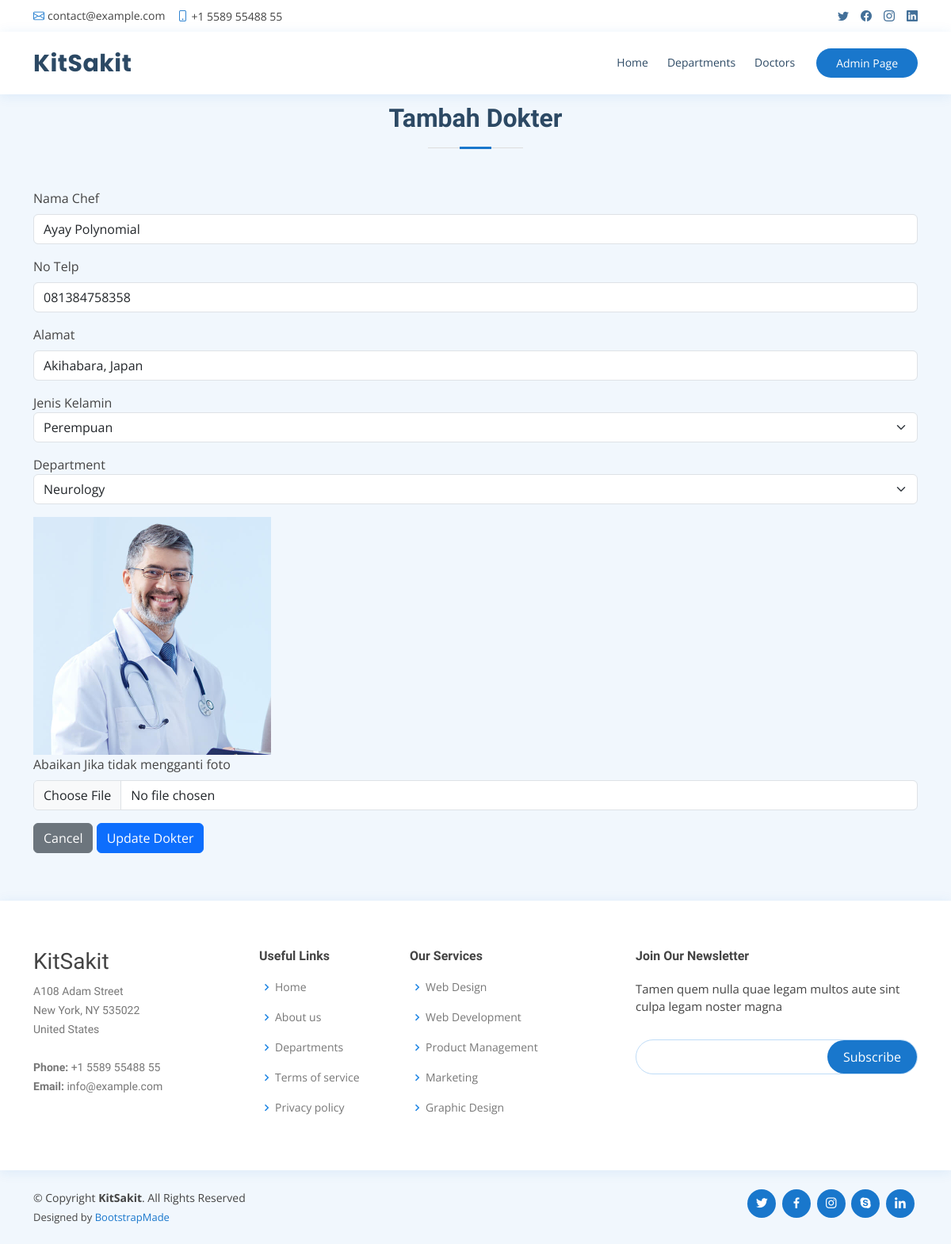
/editDokter.php?id_dokter=2, run on the app's committed database.
### tables this page shows
CREATE TABLE `dokter`  (
  `id_dokter` int NOT NULL AUTO_INCREMENT,
  `nama_dokter` varchar(225) NOT NULL,
  `jenis_kelamin_dokter` char(1) NOT NULL,
  `alamat_dokter` varchar(225) NOT NULL,
  `telefon_dokter` varchar(20) NOT NULL,
  `foto` varchar(255) NOT NULL,
  `id_departmen` int NOT NULL,
  PRIMARY KEY (`id_dokter`) USING BTREE,
  INDEX `id_departmen`(`id_departmen` ASC) USING BTREE,
  CONSTRAINT `dokter_ibfk_1` FOREIGN KEY (`id_departmen`) REFERENCES `departmen` (`id_departmen`) ON DELETE RESTRICT ON UPDATE RESTRICT
);

CREATE TABLE `departmen`  (
  `id_departmen` int NOT NULL AUTO_INCREMENT,
  `nama_departmen` varchar(225) NOT NULL,
  `spesialisasi` varchar(255) NOT NULL,
  `lokasi` varchar(225) NOT NULL,
  PRIMARY KEY (`id_departmen`) USING BTREE
);

### function.php (called while the page is built, shortened)
<?php
    include('config.php');
    function readDepartmen(){
        global $conn;
        $query = "SELECT * FROM departmen";
        $result = mysqli_query($conn, $query);
        return $result;
    }
    function readQuery($table, $id, $find){
        global $conn;
        $query = "SELECT * FROM ".$table." WHERE ".$id."=".$find;
        $result = mysqli_query($conn, $query);
        $result = mysqli_fetch_assoc($result);
        return $result;
    };
?>

### editDokter.php (the view, shortened to what this page needs)
<?php
    include('function.php');
    $listDepartmen = readDepartmen();
    if(isset($_GET['id_dokter'])){
      $idDokter = $_GET['id_dokter'];
      $data = readQuery('dokter', 'id_dokter', $idDokter);
    } else {
      echo "
      <script>
        alert('Masukkan data id.');
        window.location='admin.php';
      </script>";
    }
?>
<!DOCTYPE html>
<html lang="en">
<head>
  <link href="assets/vendor/fontawesome-free/css/all.min.css" rel="stylesheet">
  <link href="assets/vendor/animate.css/animate.min.css" rel="stylesheet">
  <link href="assets/vendor/bootstrap/css/bootstrap.min.css" rel="stylesheet">
  <link href="assets/vendor/bootstrap-icons/bootstrap-icons.css" rel="stylesheet">
  <link href="assets/vendor/boxicons/css/boxicons.min.css" rel="stylesheet">
  <link href="assets/vendor/glightbox/css/glightbox.min.css" rel="stylesheet">
  <link href="assets/vendor/remixicon/remixicon.css" rel="stylesheet">
  <link href="assets/vendor/swiper/swiper-bundle.min.css" rel="stylesheet">
  <link href="assets/css/style.css" rel="stylesheet">
</head>
<body>
  <div id="topbar" class="d-flex align-items-center fixed-top">
    <div class="container d-flex justify-content-between">
      <div class="contact-info d-flex align-items-center">
        <i class="bi bi-envelope"></i> <a href="mailto:contact@example.com">contact@example.com</a>
        <i class="bi bi-phone"></i> +1 5589 55488 55
      </div>
      <div class="d-none d-lg-flex social-links align-items-center">
        <a href="#" class="twitter"><i class="bi bi-twitter"></i></a>
        <a href="#" class="facebook"><i class="bi bi-facebook"></i></a>
        <a href="#" class="instagram"><i class="bi bi-instagram"></i></a>
        <a href="#" class="linkedin"><i class="bi bi-linkedin"></i></i></a>
      </div>
    </div>
  </div>
  <header id="header" class="fixed-top">
    <div class="container d-flex align-items-center">
      <h1 class="logo me-auto"><a href="index.php">KitSakit</a></h1>
      <nav id="navbar" class="navbar order-last order-lg-0">
        <ul>
          <li><a class="nav-link scrollto" href="index.php">Home</a></li>
          <li><a class="nav-link scrollto" href="#services">Departments</a></li>
          <li><a class="nav-link scrollto" href="#doctors">Doctors</a></li>
        </ul>
      </nav>
      <a href="admin.php" class="appointment-btn scrollto">Admin <span class="d-none d-md-inline">Page</span></a>
    </div>
  </header>
  <main id="main" style="padding-top: 70px;">
    <section id="appointment" class="appointment section-bg">
      <div class="container">
        <div class="section-title">
          <h2>Tambah Dokter</h2>
        </div>
        <form action="#" method="post" role="form" id="form-add" enctype="multipart/form-data">
            <div class="mb-3">
                <label for="nama_dokter" class="form-label">Nama Chef</label>
                <input type="text" class="form-control" id="nama_dokter" name="nama_dokter" value="<?= $data['nama_dokter'] ?>" required>
            </div>
            <div class="mb-3">
                <label for="no_telp_dokter" class="form-label">No Telp</label>
                <input type="text" class="form-control" id="no_telp_dokter" name="no_telp_dokter" value="<?= $data['telefon_dokter'] ?>" required>
            </div>
            <div class="mb-3">
                <label for="alamat_dokter" class="form-label">Alamat</label>
                <input type="text" class="form-control" id="alamat_dokter" name="alamat_dokter" value="<?= $data['alamat_dokter'] ?>" required>
            </div>
            <div class="mb-3">
                <label for="jenis_kelamin_dokter">Jenis Kelamin</label>
                <select class="form-select" aria-label="Category" id="jenis_kelamin_dokter" name="jenis_kelamin_dokter" required>
                    <option value="P"
                      <?php
                        if($data['jenis_kelamin_dokter'] == "P"){
                          echo "selected";
                        }
                      ?>
                    >Perempuan</option>
                </select>
            </div>
            <div class="mb-3">
                <label for="departmen">Department</label>
                <select class="form-select" aria-label="Category" id="departmen" name="departmen" required>
                    <?php
                        foreach($listDepartmen as $departmen){
                            echo '<option value="'.$departmen['id_departmen'].'"'. ($departmen['id_departmen'] == $data['id_departmen'] ? "selected" : "").'>'.$departmen['nama_departmen'].'</option>';
                        }
                    ?>
                </select>
            </div>
            <div class="mb-3">
                <img src="assets/img/doctors/<?=$data['foto'] ?>" alt="" width="300" height="300">
                <br>
                <label for="foto_chef" class="form-label">Abaikan Jika tidak mengganti foto</label>
                <input class="form-control" type="file" id="foto_dokter" name="foto_dokter">
            </div>
            <a href="admin.php"><button type="button" class="btn btn-secondary" data-bs-dismiss="modal">Cancel</button></a>
            <button type="submit" class="btn btn-primary text-white" name="btn-edit-dokter" id="btn-edit-dokter" form="form-add">Update Dokter</button>
        </form>
      </div>
    </section>
  </main>
  <footer id="footer">
    <div class="footer-top">
      <div class="container">
        <div class="row">
          <div class="col-lg-3 col-md-6 footer-contact">
            <h3>KitSakit</h3>
            <p>
              A108 Adam Street <br>
              New York, NY 535022<br>
              United States <br><br>
              <strong>Phone:</strong> +1 5589 55488 55<br>
              <strong>Email:</strong> info@example.com<br>
            </p>
          </div>
          <div class="col-lg-2 col-md-6 footer-links">
            <h4>Useful Links</h4>
            <ul>
              <li><i class="bx bx-chevron-right"></i> <a href="#">Home</a></li>
              <li><i class="bx bx-chevron-right"></i> <a href="#">About us</a></li>
              <li><i class="bx bx-chevron-right"></i> <a href="#">Departments</a></li>
              <li><i class="bx bx-chevron-right"></i> <a href="#">Terms of service</a></li>
              <li><i class="bx bx-chevron-right"></i> <a href="#">Privacy policy</a></li>
            </ul>
          </div>
          <div class="col-lg-3 col-md-6 footer-links">
            <h4>Our Services</h4>
            <ul>
              <li><i class="bx bx-chevron-right"></i> <a href="#">Web Design</a></li>
              <li><i class="bx bx-chevron-right"></i> <a href="#">Web Development</a></li>
              <li><i class="bx bx-chevron-right"></i> <a href="#">Product Management</a></li>
              <li><i class="bx bx-chevron-right"></i> <a href="#">Marketing</a></li>
              <li><i class="bx bx-chevron-right"></i> <a href="#">Graphic Design</a></li>
            </ul>
          </div>
          <div class="col-lg-4 col-md-6 footer-newsletter">
            <h4>Join Our Newsletter</h4>
            <p>Tamen quem nulla quae legam multos aute sint culpa legam noster magna</p>
            <form action="" method="post">
              <input type="email" name="email"><input type="submit" value="Subscribe">
            </form>
          </div>
        </div>
      </div>
    </div>
    <div class="container d-md-flex py-4">
      <div class="me-md-auto text-center text-md-start">
        <div class="copyright">
          &copy; Copyright <strong><span>KitSakit</span></strong>. All Rights Reserved
        </div>
        <div class="credits">
          Designed by <a href="https://bootstrapmade.com/">BootstrapMade</a>
        </div>
      </div>
      <div class="social-links text-center text-md-right pt-3 pt-md-0">
        <a href="#" class="twitter"><i class="bx bxl-twitter"></i></a>
        <a href="#" class="facebook"><i class="bx bxl-facebook"></i></a>
        <a href="#" class="instagram"><i class="bx bxl-instagram"></i></a>
        <a href="#" class="google-plus"><i class="bx bxl-skype"></i></a>
        <a href="#" class="linkedin"><i class="bx bxl-linkedin"></i></a>
      </div>
    </div>
  </footer>
</body>
</html>

### assets/css/style.css (style rules this page uses)
body { font-family: "Open Sans", sans-serif; color: #444444; }
a { color: #1977cc; text-decoration: none; }
h1, h2, h3, h4, h5, h6 { font-family: "Raleway", sans-serif; }
#topbar { background: #fff; height: 40px; font-size: 14px; transition: all 0.5s; z-index: 996; }
#topbar .contact-info a { line-height: 1; color: #444444; transition: 0.3s; }
#topbar .contact-info i { color: #1977cc; padding-right: 4px; margin-left: 15px; line-height: 0; }
#topbar .contact-info i:first-child { margin-left: 0; }
#topbar .social-links a { color: #437099; padding-left: 15px; display: inline-block; line-height: 1px; transition: 0.3s; }
#topbar .social-links a:first-child { border-left: 0; }
#header { background: #fff; transition: all 0.5s; z-index: 997; padding: 15px 0; top: 40px; box-shadow: 0px 2px 15px rgba(25, 119, 204, 0.1); }
#header .logo { font-size: 30px; margin: 0; padding: 0; line-height: 1; font-weight: 700; letter-spacing: 0.5px; font-family: "Poppins", sans-serif; }
#header .logo a { color: #2c4964; }
.appointment-btn { margin-left: 25px; background: #1977cc; color: #fff; border-radius: 50px; padding: 8px 25px; white-space: nowrap; transition: 0.3s; font-size: 14px; display: inline-block; }
.navbar { padding: 0; }
.navbar ul { margin: 0; padding: 0; display: flex; list-style: none; align-items: center; }
.navbar li { position: relative; }
.navbar>ul>li { position: relative; white-space: nowrap; padding: 8px 0 8px 20px; }
.navbar a, .navbar a:focus { display: flex; align-items: center; justify-content: space-between; font-size: 14px; color: #2c4964; white-space: nowrap; transition: 0.3s; border-bottom: 2px solid #fff; padding: 5px 2px; }
section { padding: 60px 0; overflow: hidden; }
.section-bg { background-color: #f1f7fd; }
.section-title { text-align: center; padding-bottom: 30px; }
.section-title h2 { font-size: 32px; font-weight: bold; margin-bottom: 20px; padding-bottom: 20px; position: relative; color: #2c4964; }
.section-title h2::before { content: ""; position: absolute; display: block; width: 120px; height: 1px; background: #ddd; bottom: 1px; left: calc(50% - 60px); }
.section-title h2::after { content: ""; position: absolute; display: block; width: 40px; height: 3px; background: #1977cc; bottom: 0; left: calc(50% - 20px); }
#footer { color: #444444; font-size: 14px; background: #f1f7fd; }
#footer .footer-top { padding: 60px 0 30px 0; background: #fff; box-shadow: 0px 2px 15px rgba(25, 119, 204, 0.1); }
#footer .footer-top .footer-contact { margin-bottom: 30px; }
#footer .footer-top .footer-contact p { font-size: 14px; line-height: 24px; margin-bottom: 0; font-family: "Raleway", sans-serif; color: #777777; }
#footer .footer-top h4 { font-size: 16px; font-weight: bold; color: #444444; position: relative; padding-bottom: 12px; }
#footer .footer-top .footer-links { margin-bottom: 30px; }
#footer .footer-top .footer-links ul { list-style: none; padding: 0; margin: 0; }
#footer .footer-top .footer-links ul i { padding-right: 2px; color: #1c84e3; font-size: 18px; line-height: 1; }
#footer .footer-top .footer-links ul li { padding: 10px 0; display: flex; align-items: center; }
#footer .footer-top .footer-links ul li:first-child { padding-top: 0; }
#footer .footer-top .footer-links ul a { color: #777777; transition: 0.3s; display: inline-block; line-height: 1; }
#footer .footer-newsletter { font-size: 15px; }
#footer .footer-newsletter h4 { font-size: 16px; font-weight: bold; color: #444444; position: relative; padding-bottom: 12px; }
#footer .footer-newsletter form { margin-top: 30px; background: #fff; padding: 6px 10px; position: relative; border-radius: 50px; text-align: left; border: 1px solid #bfdcf7; }
#footer .footer-newsletter form input[type=email] { border: 0; padding: 4px 8px; width: calc(100% - 100px); }
#footer .footer-newsletter form input[type=submit] { position: absolute; top: 0; right: 0; bottom: 0; border: 0; background: none; font-size: 16px; padding: 0 20px; background: #1977cc; color: #fff; transition: 0.3s; border-radius: 50px; }
#footer .credits { padding-top: 5px; font-size: 13px; color: #444444; }
#footer .social-links a { font-size: 18px; display: inline-block; background: #1977cc; color: #fff; line-height: 1; padding: 8px 0; margin-right: 4px; border-radius: 50%; text-align: center; width: 36px; height: 36px; transition: 0.3s; }

### data on the page
dokter: nama_dokter "Ayay Polynomial", no_telp_dokter "081384758358", alamat_dokter "Akihabara, Japan", jenis_kelamin_dokter "Perempuan", departmen "Neurology", foto (picture)
